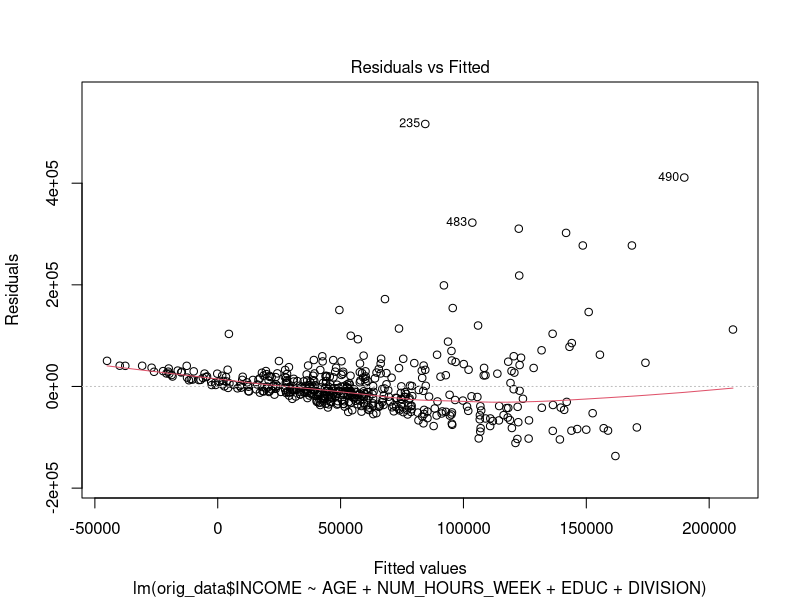
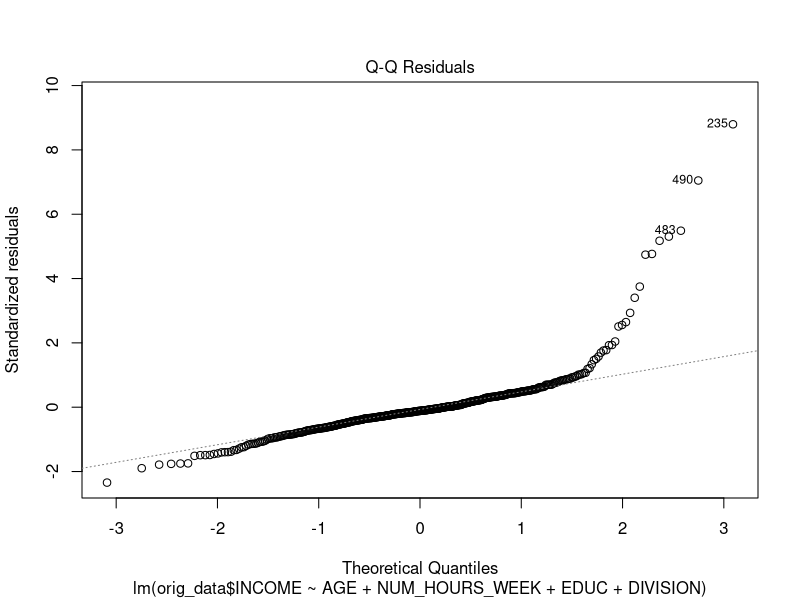
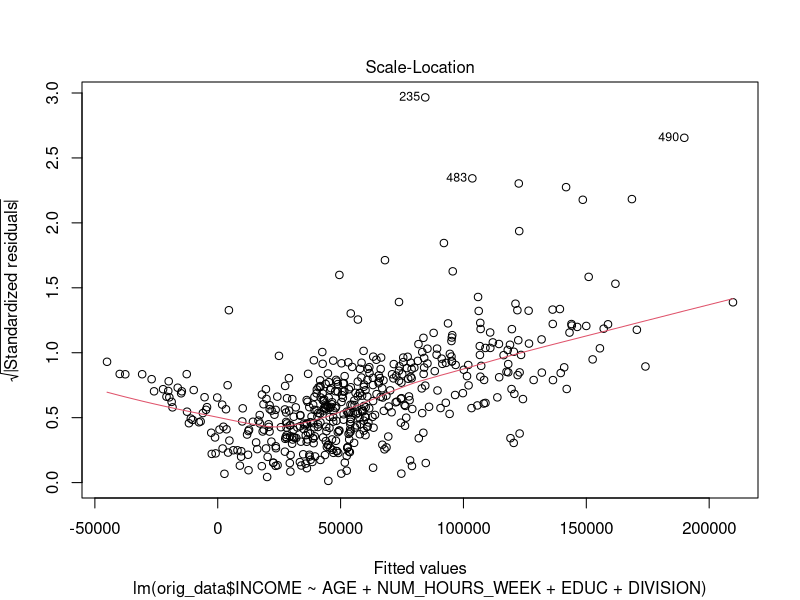
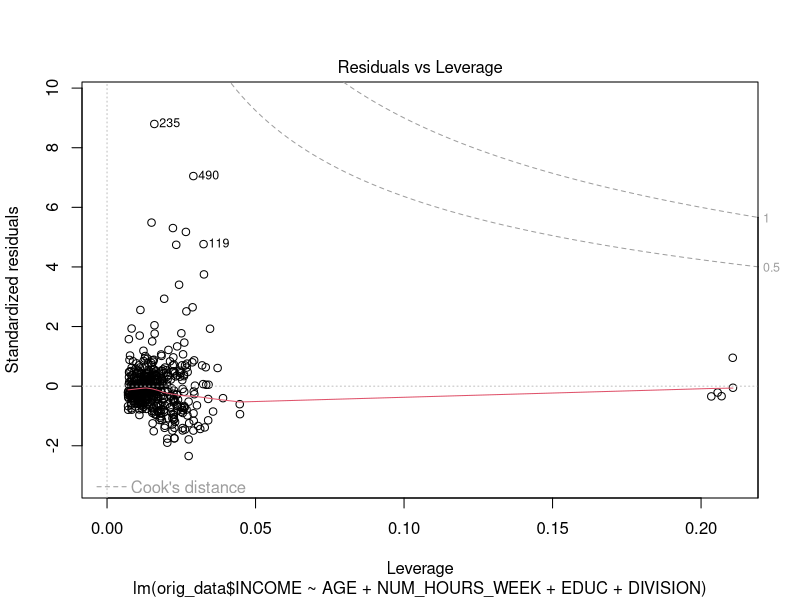
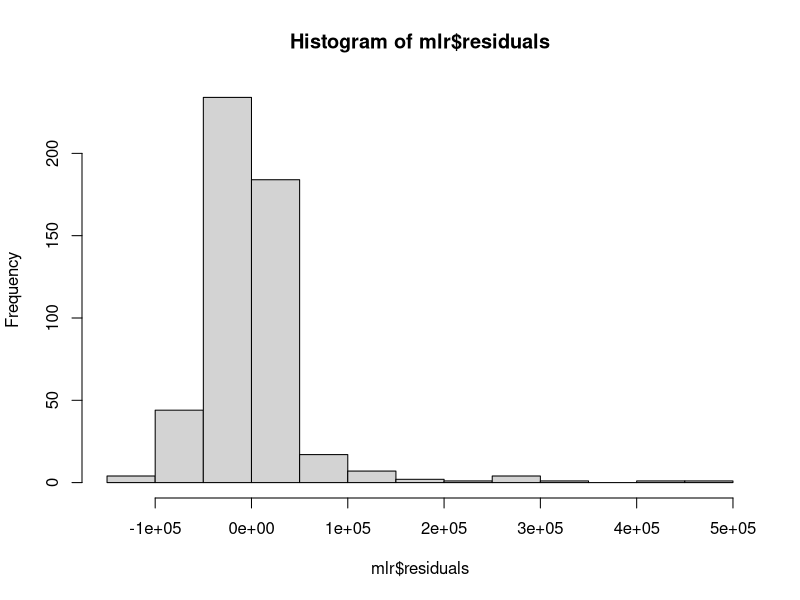
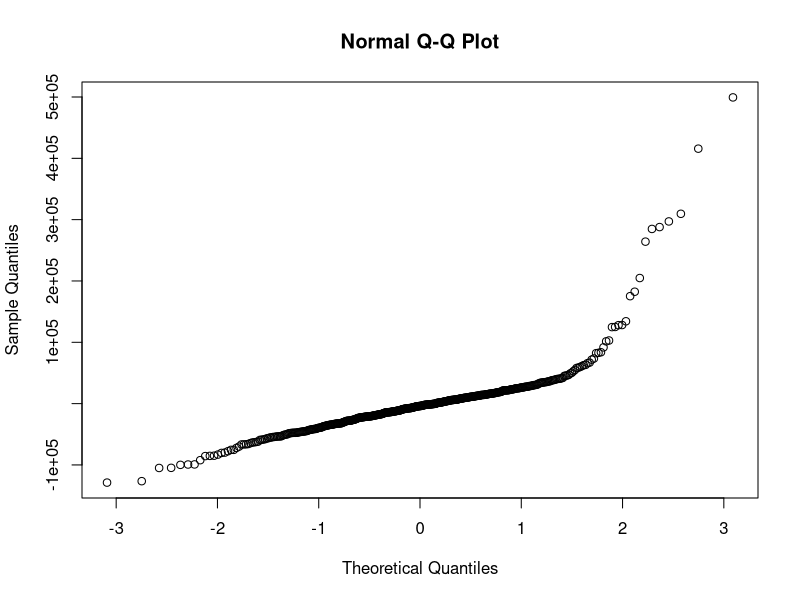

These figures' R source, in order: (Note: this script raises an error after producing the figures.)
## ---- chunk 1
orig_data <- read.csv("dataset_final_sample(Connor).csv")
colnames(orig_data)
View(orig_data)
orig_data <- orig_data[, !(colnames(orig_data) %in% c("WEEKS_WORKED_NUMERIC"))]
str(orig_data)
orig_data$NUM_MARR <- as.factor(orig_data$NUM_MARR)
is.factor(orig_data$NUM_MARR)

##Multiple Linear Regression Analysis##
colnames(orig_data)
summary(orig_data)
mlr <- lm(orig_data$INCOME ~ ., data = orig_data )
summary(mlr)
summary(mlr)$sigma #standard error
qf(0.95, df1 = 38, df2 = 461) #1.431182 < F-statistic = 6.878



#t-test
mlr_t <- lm(orig_data$INCOME ~ AGE + NUM_HOURS_WEEK + EDUC + DIVISION, data =orig_data)
summary(mlr_t)
summary(mlr_t)$sigma
qf(0.95, df1 = 8, df2 = 491) #1.957253
plot(mlr_t)

#partial F-test
reduced <- lm(orig_data$INCOME ~ orig_data$NUM_CHILD + orig_data$SEX)
anova(reduced,mlr)

#vif test
library(car)
vif(mlr)
vif(mlr)[1]
test <- lm(NUM_CHILD ~. -INCOME, data = orig_data) 
1/(1-summary(test)$r.squared)

#backward elimination
step(mlr, direction = "backward")

#stepwise regression
step(mlr, direction = "both")

mlr_bs <- lm(orig_data$INCOME ~ SEX + AGE + NUM_HOURS_WEEK + EDUC + DIVISION, data = orig_data)
summary(mlr_bs)
hist(mlr$residuals)
qqnorm(mlr$residuals)

library(MASS)
b_bs <- boxcox(mlr_bs, lambda = seq(0,0.2,.1))
boxcox_values_bs <- cbind(b_bs$x,b_bs$y)
boxcox_values_bs[order(-b_bs$y),] #0.103030303
value_bs <- boxcox_values_bs[order(-b_bs$y),][1,1]
orig_data <- cbind(orig_data, orig_data$INCOME^value_bs)
names(orig_data)[16] <- "Income_transform_bs"
colnames(orig_data)
mlr_transform_bs <- lm(orig_data$Income_transform_bs ~ SEX + AGE + NUM_HOURS_WEEK + EDUC + DIVISION, data = orig_data)
hist(mlr_transform_bs$residuals)
qqnorm(mlr_transform_bs$residuals)
plot(mlr_transform_bs)
summary(mlr_transform_bs)

#residual plots
mlr_resid <- resid(mlr)
plot(mlr)
library(car)
qqPlot(mlr$residuals, dist= "norm", col=palette()[1], ylab="Residual Quantiles", main="Normal Probability Plot", pch=19)
hist(mlr$residuals)
qqnorm(mlr$residuals)
abline(0,0)

#Transformation/boxcox
library(MASS)
b_orig <- boxcox(mlr, lambda = seq(0,0.2,.1))
boxcox_values_orig <- cbind(b_orig$x,b_orig$y)
boxcox_values_orig[order(-b_orig$y),] #0.010101010
value_orig <- boxcox_values_orig[order(-b_orig$y),][1,1]
orig_data <- cbind(orig_data, orig_data$INCOME^value_orig)
names(orig_data)[17] <- "Income_transform_orig"
View(orig_data)
colnames(orig_data)
mlr_transform_orig <- lm(orig_data$Income_transform_orig ~. -INCOME -Income_transform_bs, data = orig_data)
qqPlot(mlr_transform_orig$residuals, dist= "norm", col=palette()[1], ylab="Residual Quantiles", main="Normal Probability Plot", pch=19)
plot(mlr_transform_orig)
hist(mlr_transform_orig$residuals)
summary(mlr_transform_orig)

#backward elimination
step(mlr_transform_orig, direction = "backward")

#stepwise regression
step(mlr_transform_orig, direction = "both")

mlr_transform_orig_bs <- lm(orig_data$Income_transform_orig ~ AGE + NUM_HOURS_WEEK + 
    TRAVEL_TIME + INDUSTRY + EDUC + DIVISION + SCHL_TYPE + HEALTH_INS + 
    WEEKS_WORKED, data = orig_data)
summary(mlr_transform_orig_bs)
plot(mlr_transform_orig_bs)

#Outliers / Leverage / influential obs.
library(car)
plot(mlr_transform_orig_bs, pch = 18, col ="red", which = c(4)) 
cook <- round(cooks.distance(mlr_transform_orig_bs), 5)
sort(cook)
f_50 <- qf(0.50, df1 = 10, df2 = nrow(orig_data) - 10 )
f_50
cook[cook > f_50]
f_80 <- qf(0.20, df1 = 10, df2 = nrow(orig_data) - 10 )
f_80
length(cook[cook < f_80])

lev <- hatvalues(mlr_transform_orig_bs)
cutoff_lev <- 2 * 10 / nrow(orig_data)
cutoff_lev
lev[lev > cutoff_lev]
length(lev[lev > cutoff_lev])

stud_residual <- rstandard(mlr_transform_orig_bs)
omit_stud <-  stud_residual[stud_residual < -2 | stud_residual > 2 | is.na(stud_residual)]
omit_stud
stud_residual[is.na(stud_residual)]
length(stud_residual[stud_residual < -2 | stud_residual > 2 | is.na(stud_residual)])


##omitting wrt y
orig_data_temp <- orig_data
orig_data_temp <- cbind(orig_data_temp, stud_residual)
colnames(orig_data_temp)
orig_data_stud_omit <- orig_data[!(orig_data_temp$stud_residual %in% omit_stud),]
mlr_transform_orig_bs_omit <- lm(orig_data_stud_omit$Income_transform_orig ~ AGE + NUM_HOURS_WEEK + TRAVEL_TIME + INDUSTRY + EDUC + DIVISION + SCHL_TYPE + HEALTH_INS + 
WEEKS_WORKED, data = orig_data_stud_omit)
summary(mlr_transform_orig_bs_omit)
plot(mlr_transform_orig_bs_omit)

cook_1 <- round(cooks.distance(mlr_transform_orig_bs_omit), 5)
f_50_1 <- qf(0.50, df1 = 10, df2 = nrow(orig_data_stud_omit) - 10 )
f_50_1
cook[cook > f_50_1]

lev_1 <- hatvalues(mlr_transform_orig_bs_omit)
cutoff_lev_1 <- 2 * 10 / nrow(orig_data_stud_omit)
cutoff_lev_1
omit_lev_1 <- lev_1[lev_1 > cutoff_lev_1]
length(lev_1[lev_1 > cutoff_lev_1])

stud_residual_1 <- rstandard(mlr_transform_orig_bs_omit)
omit_stud_1 <-  stud_residual_1[stud_residual_1 < -2 | stud_residual_1 > 2 | is.na(stud_residual_1)]
omit_stud_1
stud_residual_1[is.na(stud_residual_1)]
length(stud_residual_1[stud_residual_1 < -2 | stud_residual_1 > 2 | is.na(stud_residual_1)])

##omitting wrt x
orig_data_stud_lev_omit <- orig_data_stud_omit
orig_data_stud_lev_omit <- cbind(orig_data_stud_lev_omit, lev_1)
orig_data_stud_lev_omit <- orig_data[!(orig_data_stud_lev_omit$lev_1 %in% omit_lev_1),]
mlr_transform_orig_bs_lev_omit <- lm(orig_data_stud_lev_omit$Income_transform_orig ~ AGE + NUM_HOURS_WEEK + TRAVEL_TIME + INDUSTRY + EDUC + DIVISION + SCHL_TYPE + HEALTH_INS + 
WEEKS_WORKED, data = orig_data_stud_lev_omit)
summary(mlr_transform_orig_bs_lev_omit)
plot(mlr_transform_orig_bs_lev_omit)

